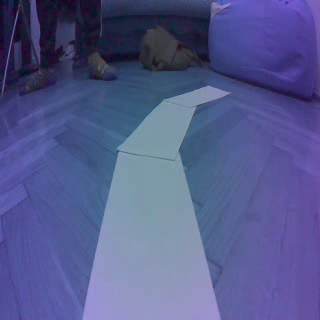
#> input picture frame 30 of Lane_detection/video/jetracer.avi, 320 x 320 px
$ python opt.py
#> lines starting #> are read from the running program, lines starting #| are printed output that depends on the picture; after the words box and inside, x2 and y2 are one past the last pixel; in counts of white or black regions, pixels touching at a corner belong together
import cv2
import numpy as np

curveList = []
avgVal = 10

def thresholding(img):
    hsv = cv2.cvtColor(img,cv2.COLOR_BGR2HSV)
    lowerWhite = np.array([45, 40, 148])
    upperWhite = np.array([155, 88, 255])
    maskedWhite= cv2.inRange(hsv,lowerWhite,upperWhite)
    return maskedWhite

def warpImg (img,points,w,h,inv=False):
    pts1 = np.float32(points)
    pts2 = np.float32([[0,0],[w,0],[0,h],[w,h]])
    if inv:
        matrix = cv2.getPerspectiveTransform(pts2,pts1)
    else:
        matrix = cv2.getPerspectiveTransform(pts1,pts2)
    imgWarp = cv2.warpPerspective(img,matrix,(w,h))
    return imgWarp

def getHistogram(img, minPer=0.1, display=False, region=1):

    if region ==1:
        histValues = np.sum(img, axis=0)
    else :
        histValues = np.sum(img[img.shape[0]//region:,:], axis=0)
    #histValues = np.sum(img, axis=0)
    maxValue = np.max(histValues)
    minValue = minPer*maxValue
    indexArray =np.where(histValues >= minValue)
    basePoint =  int(np.average(indexArray))

    if display:
        imgHist = np.zeros((img.shape[0],img.shape[1],3),np.uint8)
        for x,intensity in enumerate(histValues):
            cv2.line(imgHist,(x,img.shape[0]),(x,img.shape[0]-intensity//255//region),(255,0,255),1)
            cv2.circle(imgHist,(basePoint,img.shape[0]),20,(0,255,255),cv2.FILLED)
        return basePoint,imgHist
    return basePoint

def getLaneCurve(img):
    imgResult =img.copy()
    #STEP 1
    imgThres = thresholding(img)

    #STEP 2
    hT, wT, c = img.shape
    points = np.float32([(80, 177), (wT-80, 177),(40, 320 ), (wT-40, 320)])
    imgWarp = warpImg(imgThres, points, wT, hT)

    #STEP 3
    middlePoint,imgHist1 = getHistogram(imgWarp, display=True, minPer=0.5, region=4)
    curveAveragePoint,imgHist2 = getHistogram(imgWarp, display=True, minPer=0.9)
    curveRaw = curveAveragePoint-middlePoint

    #STEP 4
    curveList.append(curveRaw)
    if len(curveList) > avgVal:
        curveList.pop(0)
    curve = int(sum(curveList)/len(curveList))

    #STEP 5
    imgInvWarp = warpImg(imgWarp, points, wT, hT,inv = True)
    imgInvWarp = cv2.cvtColor(imgInvWarp,cv2.COLOR_GRAY2BGR)
    imgInvWarp[0:hT//3,0:wT] = 0,0,0
    imgLaneColor = np.zeros_like(img)
    imgLaneColor[:] = 0, 255, 0
    imgLaneColor = cv2.bitwise_and(imgInvWarp, imgLaneColor)
    imgResult = cv2.addWeighted(imgResult,1,imgLaneColor,1,0)
    midY = 450
    cv2.putText(imgResult,str(curve),(wT//2-80,85),cv2.FONT_HERSHEY_COMPLEX,2,(255,0,255),3)
    cv2.line(imgResult,(wT//2,midY),(wT//2+(curve*3),midY),(255,0,255),5)
    cv2.line(imgResult, ((wT // 2 + (curve * 3)), midY-25), (wT // 2 + (curve * 3), midY+25), (0, 255, 0), 5)
    for x in range(-30, 30):
        w = wT // 20
        cv2.line(imgResult, (w * x + int(curve//50 ), midY-10),
                (w * x + int(curve//50 ), midY+10), (0, 0, 255), 2)
    #fps = cv2.getTickFrequency() / (cv2.getTickCount() - timer);
    #cv2.putText(imgResult, 'FPS '+str(int(fps)), (20, 40), cv2.FONT_HERSHEY_SIMPLEX, 1, (230,50,50), 3);

    # cv2.imshow('Resutlt',imgResult)


    cv2.imshow('Thres', imgThres)
    cv2.imshow('Warp', imgWarp)
    cv2.imshow('Hist1', imgHist1)
    cv2.imshow('Hist2', imgHist2)
    # print(curve)
    return curve,imgResult


cap = cv2.VideoCapture('C:/Users/pawci/Desktop/air/testowanko/jetracer.avi')
frameCounter = 0

if __name__ == '__main__':

    while True:
        frameCounter += 1
        if cap.get(cv2.CAP_PROP_FRAME_COUNT) == frameCounter:
            cap.set(cv2.CAP_PROP_POS_FRAMES, 0)
            frameCounter = 0

        ret, img = cap.read() # GET THE IMAGE
#> img is the input picture: shape (320, 320, 3); mean B, G, R 139.9, 89.5, 83.6
        img = cv2.resize(img,(320,320)) # RESIZE
        curve,imgResult = getLaneCurve(img)
#> in thresholding, `hsv = cv2.cvtColor(img,cv2.COLOR_BGR2HSV)`: hsv: shape (320, 320, 3); mean H, S, V 116.4, 112.4, 139.9
#> in thresholding, `maskedWhite= cv2.inRange(hsv,lowerWhite,upperWhite)`:
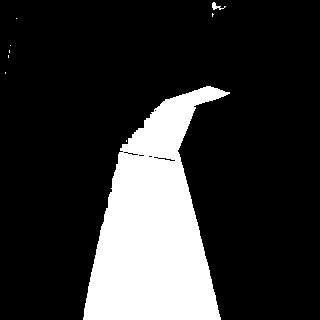
#> maskedWhite: shape (320, 320); 19.4% white; 9 white regions (7 under 20 px), largest, box (x1, y1, x2, y2) and area: (83, 86, 230, 320) 19824, (212, 2, 226, 10) 47
#> in warpImg, `imgWarp = cv2.warpPerspective(img,matrix,(w,h))`:
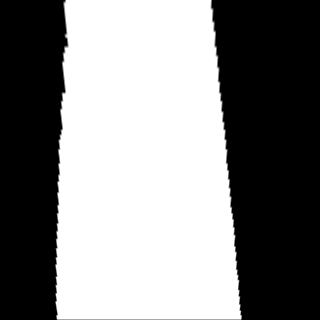
#> imgWarp: shape (320, 320); min 0, max 255, mean 132.6
#> in getHistogram, `histValues = np.sum(img[img.shape[0]//region:,:], axis=0)`: histValues = 320 values, max 61112 at index 67, min 0 at index 0, mean 32844
#> in getHistogram, `maxValue = np.max(histValues)`: maxValue = 61112
#> in getHistogram, `minValue = minPer*maxValue`: minValue = 30556
#> in getHistogram, `basePoint =  int(np.average(indexArray))`: basePoint = 144
#> the loop in getHistogram, `for x,intensity in enumerate(histValues):` made 320 passes
#> intensity on passes 1 to 3: 0, 0, 0
#> after the loop in getHistogram, `for x,intensity in enumerate(histValues):`:
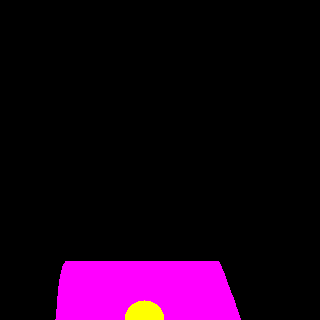
#> imgHist: shape (320, 320, 3); mean of channels 0, 1, 2 23.8, 1.5, 25.3; drawn as B, G, R
#> call 2 of getHistogram, with minPer = 0.9, display = True, region = 1
#> in getHistogram (call 2), `histValues = np.sum(img, axis=0)`: histValues = 320 values, max 81512 at index 69, min 0 at index 0, mean 42430.9
#> in getHistogram (call 2), `maxValue = np.max(histValues)`: maxValue = 81512
#> in getHistogram (call 2), `minValue = minPer*maxValue`: minValue = 73360.8
#> in getHistogram (call 2), `basePoint =  int(np.average(indexArray))`: basePoint = 139
#> the loop in getHistogram (call 2), `for x,intensity in enumerate(histValues):` made 320 passes
#> after the loop in getHistogram (call 2), `for x,intensity in enumerate(histValues):`:
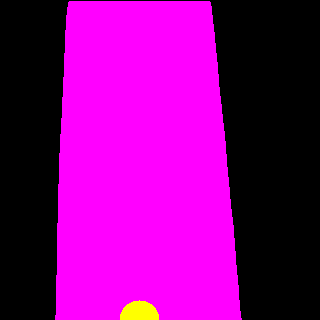
#> imgHist: shape (320, 320, 3); mean of channels 0, 1, 2 130.8, 1.5, 132.3; drawn as B, G, R
#> in getLaneCurve, `curveRaw = curveAveragePoint-middlePoint`: curveRaw = -5
#> call 2 of warpImg, with points = array of shape (4, 2), w = 320, h = 320, inv = True
#> in warpImg (call 2), `matrix = cv2.getPerspectiveTransform(pts2,pts1)`: matrix = [[0.5, -0.167, 80], [0, 0.114, 177], [0, -0.00104, 1]]
#> in warpImg (call 2), `imgWarp = cv2.warpPerspective(img,matrix,(w,h))`:
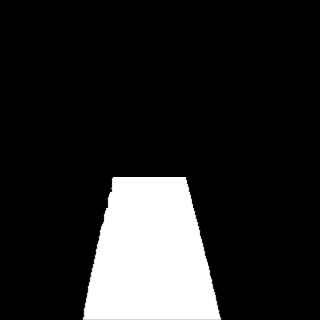
#> imgWarp: shape (320, 320); min 0, max 255, mean 37.9
#> in getLaneCurve, `imgLaneColor = cv2.bitwise_and(imgInvWarp, imgLaneColor)`:
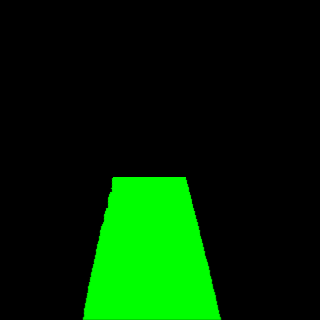
#> imgLaneColor: shape (320, 320, 3); mean B, G, R 0, 37.9, 0
#> in getLaneCurve, `cv2.putText(imgResult,str(curve),(wT//2-80,85),cv2.FONT_HERSHEY_COMPLE..`:
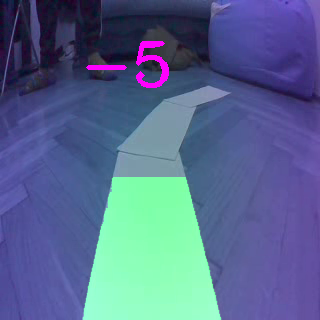
#> imgResult: shape (320, 320, 3); mean B, G, R 141.4, 104.5, 85.4
#> curve = -5
        cv2.imshow('Video', img)
        cv2.imshow('Result', imgResult)
        if cv2.waitKey(1) == ord('q'):

#> (key q is pressed here)
            break
    cap.release()
    cv2.destroyAllWindows()

$ run again, starting later in the video
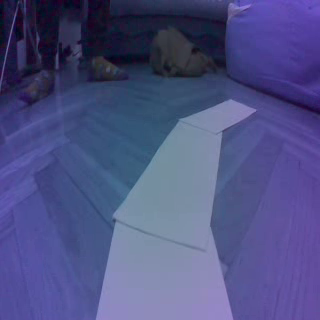
#> input picture frame 135 of Lane_detection/video/jetracer.avi, 320 x 320 px
#> img is the input picture: shape (320, 320, 3); mean B, G, R 130.8, 80.8, 77.2
#> hsv: shape (320, 320, 3); mean H, S, V 117.5, 117.2, 130.8
#> maskedWhite: shape (320, 320); 19.2% white; 9 white regions (8 under 20 px), largest, box (x1, y1, x2, y2) and area: (96, 99, 256, 320) 19625
#> in getHistogram, `histValues = np.sum(img[img.shape[0]//region:,:], axis=0)`: histValues = 320 values, max 61112 at index 98, min 0 at index 0, mean 32821.9
#> maxValue = 61112
#> minValue = 30556
#> basePoint = 165
#> in getHistogram (call 2), `histValues = np.sum(img, axis=0)`: histValues = 320 values, max 81512 at index 144, min 0 at index 0, mean 42921.7
#> maxValue = 81512
#> minValue = 73360.8
#> basePoint = 178
#> after the loop in getHistogram (call 2), `for x,intensity in enumerate(histValues):`:
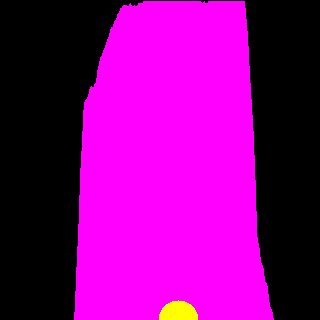
#> imgHist: shape (320, 320, 3); mean of channels 0, 1, 2 132.3, 1.5, 133.9; drawn as B, G, R
#> curveRaw = 13
#> in getLaneCurve, `cv2.putText(imgResult,str(curve),(wT//2-80,85),cv2.FONT_HERSHEY_COMPLE..`:
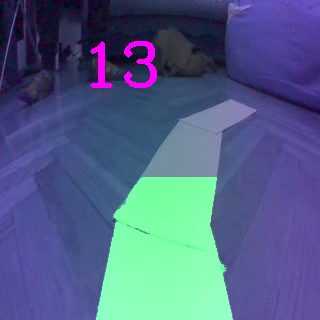
#> imgResult: shape (320, 320, 3); mean B, G, R 132.8, 97.6, 79.6

$ run again, starting later in the video
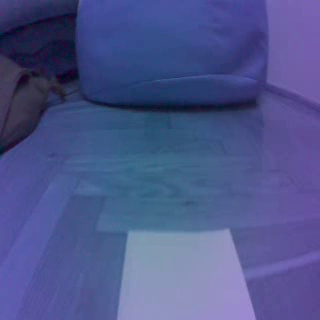
#> input picture frame 241 of Lane_detection/video/jetracer.avi, 320 x 320 px
#> img is the input picture: shape (320, 320, 3); mean B, G, R 139.1, 85.1, 76
#> hsv: shape (320, 320, 3); mean H, S, V 116.2, 124.9, 139.1
#> maskedWhite: shape (320, 320); 10.3% white; 1 white region, box (x1, y1, x2, y2) and area: (117, 229, 254, 320) 10508
#> histValues = 320 values, max 44035 at index 269, min 0 at index 0, mean 23253
#> maxValue = 44035
#> minValue = 22017.5
#> basePoint = 194
#> minValue = 39631.5
#> basePoint = 193
#> after the loop in getHistogram (call 2), `for x,intensity in enumerate(histValues):`:
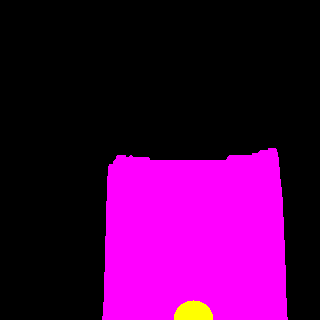
#> imgHist: shape (320, 320, 3); mean of channels 0, 1, 2 70.9, 1.5, 72.4; drawn as B, G, R
#> curveRaw = -1
#> in getLaneCurve, `cv2.putText(imgResult,str(curve),(wT//2-80,85),cv2.FONT_HERSHEY_COMPLE..`:
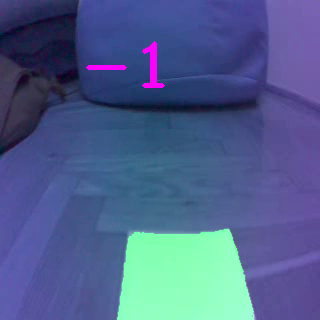
#> imgResult: shape (320, 320, 3); mean B, G, R 139.9, 95.8, 77.2
